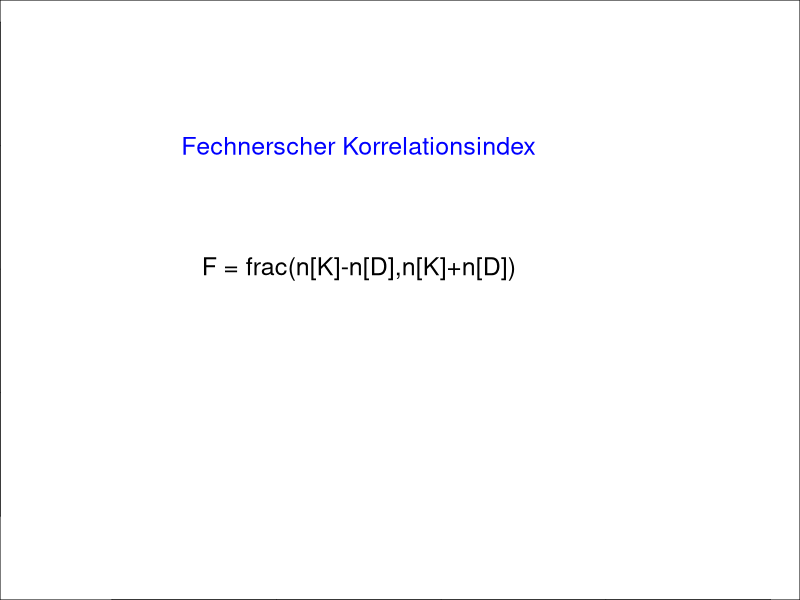

R code for this plot:
# show null-hypothesis and alternative hypothesis 
opar <- par(no.readonly=TRUE) # save original parameters
par(mar=c(0,0,0,0)) # adjust margins to avoid text crop
plot(1:10,1:10,type="n")
text(5, 8, 
     "Fechnerscher Korrelationsindex", 
     cex = 1.5, col = "blue")
text(5, 6, 
     expression("F = frac(n[K]-n[D],n[K]+n[D])"), 
     cex = 1.5)
par(opar) # reestablish original setting
